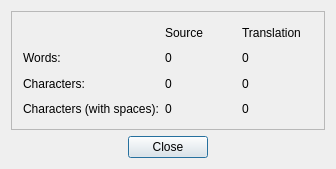
<?xml version="1.0" encoding="UTF-8"?>
<ui version="4.0">
 <comment>*********************************************************************
**
** Copyright (C) 2014 Digia Plc and/or its subsidiary(-ies).
** Contact: http://www.qt-project.org/legal
**
** This file is part of the Qt Linguist of the Qt Toolkit.
**
** $QT_BEGIN_LICENSE:LGPL21$
** Commercial License Usage
** Licensees holding valid commercial Qt licenses may use this file in
** accordance with the commercial license agreement provided with the
** Software or, alternatively, in accordance with the terms contained in
** a written agreement between you and Digia. For licensing terms and
** conditions see http://qt.digia.com/licensing. For further information
** use the contact form at http://qt.digia.com/contact-us.
**
** GNU Lesser General Public License Usage
** Alternatively, this file may be used under the terms of the GNU Lesser
** General Public License version 2.1 or version 3 as published by the Free
** Software Foundation and appearing in the file LICENSE.LGPLv21 and
** LICENSE.LGPLv3 included in the packaging of this file. Please review the
** following information to ensure the GNU Lesser General Public License
** requirements will be met: https://www.gnu.org/licenses/lgpl.html and
** http://www.gnu.org/licenses/old-licenses/lgpl-2.1.html.
**
** In addition, as a special exception, Digia gives you certain additional
** rights. These rights are described in the Digia Qt LGPL Exception
** version 1.1, included in the file LGPL_EXCEPTION.txt in this package.
**
** $QT_END_LICENSE$
**
*********************************************************************</comment>
 <class>Statistics</class>
 <widget class="QDialog" name="linguist_stats">
  <property name="geometry">
   <rect>
    <x>0</x>
    <y>0</y>
    <width>336</width>
    <height>169</height>
   </rect>
  </property>
  <property name="windowTitle">
   <string>Statistics</string>
  </property>
  <layout class="QGridLayout">
   <item row="1" column="0">
    <layout class="QHBoxLayout">
     <item>
      <spacer name="spacer4_2">
       <property name="orientation">
        <enum>Qt::Horizontal</enum>
       </property>
       <property name="sizeType">
        <enum>QSizePolicy::Expanding</enum>
       </property>
       <property name="sizeHint" stdset="0">
        <size>
         <width>40</width>
         <height>20</height>
        </size>
       </property>
      </spacer>
     </item>
     <item>
      <widget class="QPushButton" name="closeBtn">
       <property name="text">
        <string>Close</string>
       </property>
      </widget>
     </item>
     <item>
      <spacer name="spacer4">
       <property name="orientation">
        <enum>Qt::Horizontal</enum>
       </property>
       <property name="sizeType">
        <enum>QSizePolicy::Expanding</enum>
       </property>
       <property name="sizeHint" stdset="0">
        <size>
         <width>40</width>
         <height>20</height>
        </size>
       </property>
      </spacer>
     </item>
    </layout>
   </item>
   <item row="0" column="0">
    <widget class="QFrame" name="frame4">
     <property name="frameShape">
      <enum>QFrame::StyledPanel</enum>
     </property>
     <property name="frameShadow">
      <enum>QFrame::Raised</enum>
     </property>
     <layout class="QGridLayout">
      <item row="0" column="2">
       <widget class="QLabel" name="textLabel4">
        <property name="text">
         <string>Translation</string>
        </property>
       </widget>
      </item>
      <item row="0" column="1">
       <widget class="QLabel" name="textLabel5">
        <property name="text">
         <string>Source</string>
        </property>
       </widget>
      </item>
      <item row="1" column="1">
       <widget class="QLabel" name="untrWords">
        <property name="text">
         <string>0</string>
        </property>
       </widget>
      </item>
      <item row="1" column="2">
       <widget class="QLabel" name="trWords">
        <property name="text">
         <string>0</string>
        </property>
       </widget>
      </item>
      <item row="1" column="0">
       <widget class="QLabel" name="textLabel1">
        <property name="text">
         <string>Words:</string>
        </property>
       </widget>
      </item>
      <item row="2" column="2">
       <widget class="QLabel" name="trChars">
        <property name="text">
         <string>0</string>
        </property>
       </widget>
      </item>
      <item row="2" column="1">
       <widget class="QLabel" name="untrChars">
        <property name="text">
         <string>0</string>
        </property>
       </widget>
      </item>
      <item row="2" column="0">
       <widget class="QLabel" name="textLabel3">
        <property name="text">
         <string>Characters:</string>
        </property>
       </widget>
      </item>
      <item row="3" column="0">
       <widget class="QLabel" name="textLabel6">
        <property name="text">
         <string>Characters (with spaces):</string>
        </property>
       </widget>
      </item>
      <item row="3" column="2">
       <widget class="QLabel" name="trCharsSpc">
        <property name="text">
         <string>0</string>
        </property>
       </widget>
      </item>
      <item row="3" column="1">
       <widget class="QLabel" name="untrCharsSpc">
        <property name="text">
         <string>0</string>
        </property>
       </widget>
      </item>
     </layout>
    </widget>
   </item>
  </layout>
 </widget>
 <layoutdefault spacing="6" margin="11"/>
 <resources/>
 <connections>
  <connection>
   <sender>closeBtn</sender>
   <signal>clicked()</signal>
   <receiver>linguist_stats</receiver>
   <slot>reject()</slot>
   <hints>
    <hint type="sourcelabel">
     <x>179</x>
     <y>144</y>
    </hint>
    <hint type="destinationlabel">
     <x>239</x>
     <y>142</y>
    </hint>
   </hints>
  </connection>
 </connections>
</ui>
